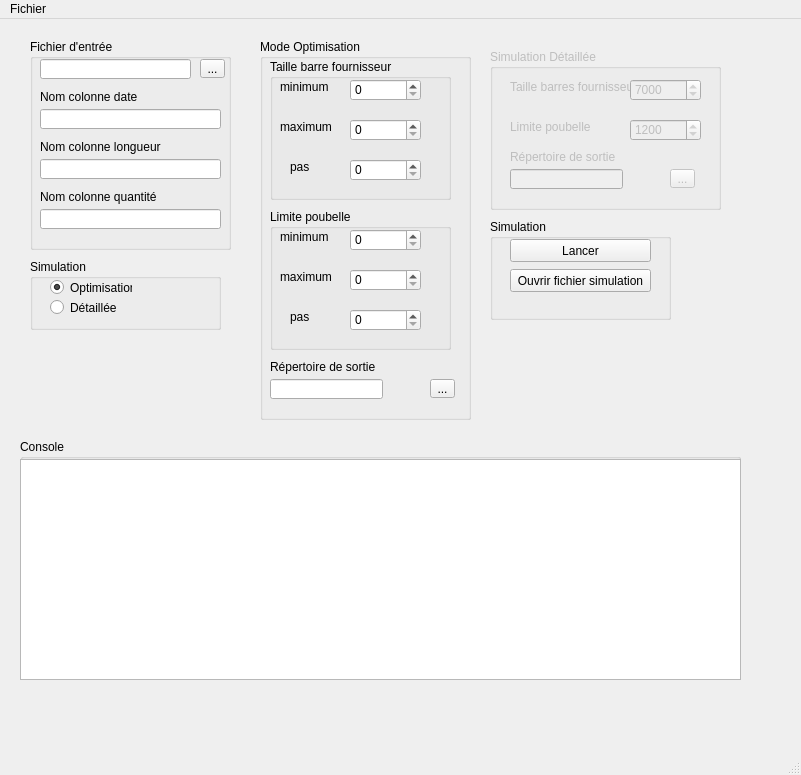
<?xml version="1.0" encoding="UTF-8"?>
<ui version="4.0">
 <class>MainWindow</class>
 <widget class="QMainWindow" name="MainWindow">
  <property name="geometry">
   <rect>
    <x>0</x>
    <y>0</y>
    <width>801</width>
    <height>775</height>
   </rect>
  </property>
  <property name="windowTitle">
   <string>BarSupplyOptimizer</string>
  </property>
  <widget class="QWidget" name="centralwidget">
   <widget class="QGroupBox" name="inputFileGroup">
    <property name="geometry">
     <rect>
      <x>30</x>
      <y>20</y>
      <width>201</width>
      <height>211</height>
     </rect>
    </property>
    <property name="title">
     <string>Fichier d'entrée</string>
    </property>
    <widget class="QToolButton" name="chooseInputFileButton">
     <property name="geometry">
      <rect>
       <x>170</x>
       <y>20</y>
       <width>25</width>
       <height>19</height>
      </rect>
     </property>
     <property name="text">
      <string>...</string>
     </property>
    </widget>
    <widget class="QLineEdit" name="inputCsvLineEdit">
     <property name="geometry">
      <rect>
       <x>10</x>
       <y>20</y>
       <width>151</width>
       <height>20</height>
      </rect>
     </property>
     <property name="readOnly">
      <bool>true</bool>
     </property>
    </widget>
    <widget class="QLabel" name="dateColumnLabel">
     <property name="geometry">
      <rect>
       <x>10</x>
       <y>50</y>
       <width>121</width>
       <height>16</height>
      </rect>
     </property>
     <property name="text">
      <string>Nom colonne date</string>
     </property>
    </widget>
    <widget class="QLineEdit" name="dateColumnLineEdit">
     <property name="geometry">
      <rect>
       <x>10</x>
       <y>70</y>
       <width>181</width>
       <height>20</height>
      </rect>
     </property>
    </widget>
    <widget class="QLineEdit" name="lengthColumnLineEdit">
     <property name="geometry">
      <rect>
       <x>10</x>
       <y>120</y>
       <width>181</width>
       <height>20</height>
      </rect>
     </property>
    </widget>
    <widget class="QLabel" name="lengthColumnLabel">
     <property name="geometry">
      <rect>
       <x>10</x>
       <y>100</y>
       <width>121</width>
       <height>16</height>
      </rect>
     </property>
     <property name="text">
      <string>Nom colonne longueur</string>
     </property>
    </widget>
    <widget class="QLabel" name="quantityColumnLabel">
     <property name="geometry">
      <rect>
       <x>10</x>
       <y>150</y>
       <width>121</width>
       <height>16</height>
      </rect>
     </property>
     <property name="text">
      <string>Nom colonne quantité</string>
     </property>
    </widget>
    <widget class="QLineEdit" name="quantityColumnLineEdit">
     <property name="geometry">
      <rect>
       <x>10</x>
       <y>170</y>
       <width>181</width>
       <height>20</height>
      </rect>
     </property>
    </widget>
   </widget>
   <widget class="QGroupBox" name="simulationGroup">
    <property name="geometry">
     <rect>
      <x>30</x>
      <y>240</y>
      <width>191</width>
      <height>71</height>
     </rect>
    </property>
    <property name="title">
     <string>Simulation</string>
    </property>
    <widget class="QRadioButton" name="detailedSimRadioButton">
     <property name="geometry">
      <rect>
       <x>20</x>
       <y>40</y>
       <width>82</width>
       <height>17</height>
      </rect>
     </property>
     <property name="text">
      <string>Détaillée</string>
     </property>
    </widget>
    <widget class="QRadioButton" name="optimizationRadioButton">
     <property name="geometry">
      <rect>
       <x>20</x>
       <y>20</y>
       <width>82</width>
       <height>17</height>
      </rect>
     </property>
     <property name="text">
      <string>Optimisation</string>
     </property>
     <property name="checked">
      <bool>true</bool>
     </property>
    </widget>
   </widget>
   <widget class="QGroupBox" name="detailedSimGroup">
    <property name="enabled">
     <bool>false</bool>
    </property>
    <property name="geometry">
     <rect>
      <x>490</x>
      <y>30</y>
      <width>231</width>
      <height>161</height>
     </rect>
    </property>
    <property name="title">
     <string>Simulation Détaillée</string>
    </property>
    <widget class="QLabel" name="supplierBarLengthLabel">
     <property name="geometry">
      <rect>
       <x>20</x>
       <y>30</y>
       <width>121</width>
       <height>16</height>
      </rect>
     </property>
     <property name="text">
      <string>Taille barres fournisseur</string>
     </property>
    </widget>
    <widget class="QSpinBox" name="supplierBarLengthSpinBox">
     <property name="geometry">
      <rect>
       <x>140</x>
       <y>30</y>
       <width>71</width>
       <height>22</height>
      </rect>
     </property>
     <property name="maximum">
      <number>99999</number>
     </property>
     <property name="value">
      <number>7000</number>
     </property>
    </widget>
    <widget class="QLabel" name="toTrashLabel">
     <property name="geometry">
      <rect>
       <x>20</x>
       <y>70</y>
       <width>121</width>
       <height>16</height>
      </rect>
     </property>
     <property name="text">
      <string>Limite poubelle</string>
     </property>
    </widget>
    <widget class="QSpinBox" name="toTrashSpinBox">
     <property name="geometry">
      <rect>
       <x>140</x>
       <y>70</y>
       <width>71</width>
       <height>22</height>
      </rect>
     </property>
     <property name="maximum">
      <number>99999</number>
     </property>
     <property name="value">
      <number>1200</number>
     </property>
    </widget>
    <widget class="QToolButton" name="chooseDetailedOutDirButton">
     <property name="geometry">
      <rect>
       <x>180</x>
       <y>120</y>
       <width>25</width>
       <height>19</height>
      </rect>
     </property>
     <property name="text">
      <string>...</string>
     </property>
    </widget>
    <widget class="QLineEdit" name="detailedDirLine">
     <property name="geometry">
      <rect>
       <x>20</x>
       <y>120</y>
       <width>113</width>
       <height>20</height>
      </rect>
     </property>
     <property name="readOnly">
      <bool>true</bool>
     </property>
    </widget>
    <widget class="QLabel" name="detailedOutDirLabel">
     <property name="geometry">
      <rect>
       <x>20</x>
       <y>100</y>
       <width>121</width>
       <height>16</height>
      </rect>
     </property>
     <property name="text">
      <string>Répertoire de sortie</string>
     </property>
    </widget>
   </widget>
   <widget class="QGroupBox" name="optimizationGroup">
    <property name="geometry">
     <rect>
      <x>260</x>
      <y>20</y>
      <width>211</width>
      <height>381</height>
     </rect>
    </property>
    <property name="title">
     <string>Mode Optimisation</string>
    </property>
    <widget class="QGroupBox" name="optimSupplierBarConfigGroup">
     <property name="geometry">
      <rect>
       <x>10</x>
       <y>20</y>
       <width>181</width>
       <height>141</height>
      </rect>
     </property>
     <property name="title">
      <string>Taille barre fournisseur</string>
     </property>
     <widget class="QSpinBox" name="supplierBarLengthMaxSpinBox">
      <property name="geometry">
       <rect>
        <x>80</x>
        <y>60</y>
        <width>71</width>
        <height>22</height>
       </rect>
      </property>
      <property name="maximum">
       <number>99999</number>
      </property>
      <property name="value">
       <number>0</number>
      </property>
     </widget>
     <widget class="QSpinBox" name="supplierBarLengthMinSpinBox">
      <property name="geometry">
       <rect>
        <x>80</x>
        <y>20</y>
        <width>71</width>
        <height>22</height>
       </rect>
      </property>
      <property name="acceptDrops">
       <bool>false</bool>
      </property>
      <property name="maximum">
       <number>99999</number>
      </property>
      <property name="value">
       <number>0</number>
      </property>
     </widget>
     <widget class="QSpinBox" name="supplierBarLengthStepSpinBox">
      <property name="geometry">
       <rect>
        <x>80</x>
        <y>100</y>
        <width>71</width>
        <height>22</height>
       </rect>
      </property>
      <property name="maximum">
       <number>99999</number>
      </property>
      <property name="value">
       <number>0</number>
      </property>
     </widget>
     <widget class="QLabel" name="supplierBarLengthMinLabel">
      <property name="geometry">
       <rect>
        <x>10</x>
        <y>20</y>
        <width>71</width>
        <height>16</height>
       </rect>
      </property>
      <property name="text">
       <string>minimum</string>
      </property>
     </widget>
     <widget class="QLabel" name="supplierBarLengthMaxLabel">
      <property name="geometry">
       <rect>
        <x>10</x>
        <y>60</y>
        <width>71</width>
        <height>16</height>
       </rect>
      </property>
      <property name="text">
       <string>maximum</string>
      </property>
     </widget>
     <widget class="QLabel" name="supplierBarLengthStepLabel">
      <property name="geometry">
       <rect>
        <x>20</x>
        <y>100</y>
        <width>51</width>
        <height>16</height>
       </rect>
      </property>
      <property name="text">
       <string>pas</string>
      </property>
     </widget>
    </widget>
    <widget class="QGroupBox" name="optimTrashConfigGroup">
     <property name="geometry">
      <rect>
       <x>10</x>
       <y>170</y>
       <width>181</width>
       <height>141</height>
      </rect>
     </property>
     <property name="title">
      <string>Limite poubelle</string>
     </property>
     <widget class="QSpinBox" name="toTrashMaxSpinBox">
      <property name="geometry">
       <rect>
        <x>80</x>
        <y>60</y>
        <width>71</width>
        <height>22</height>
       </rect>
      </property>
      <property name="maximum">
       <number>99999</number>
      </property>
      <property name="value">
       <number>0</number>
      </property>
     </widget>
     <widget class="QSpinBox" name="toTrashMinSpinBox">
      <property name="geometry">
       <rect>
        <x>80</x>
        <y>20</y>
        <width>71</width>
        <height>22</height>
       </rect>
      </property>
      <property name="maximum">
       <number>99999</number>
      </property>
      <property name="value">
       <number>0</number>
      </property>
     </widget>
     <widget class="QSpinBox" name="toTrashStepSpinBox">
      <property name="geometry">
       <rect>
        <x>80</x>
        <y>100</y>
        <width>71</width>
        <height>22</height>
       </rect>
      </property>
      <property name="maximum">
       <number>99999</number>
      </property>
      <property name="value">
       <number>0</number>
      </property>
     </widget>
     <widget class="QLabel" name="toTrashMinLabel">
      <property name="geometry">
       <rect>
        <x>10</x>
        <y>20</y>
        <width>61</width>
        <height>16</height>
       </rect>
      </property>
      <property name="text">
       <string>minimum</string>
      </property>
     </widget>
     <widget class="QLabel" name="toTrashMaxLabel">
      <property name="geometry">
       <rect>
        <x>10</x>
        <y>60</y>
        <width>71</width>
        <height>16</height>
       </rect>
      </property>
      <property name="text">
       <string>maximum</string>
      </property>
     </widget>
     <widget class="QLabel" name="toTrashStepLabel">
      <property name="geometry">
       <rect>
        <x>20</x>
        <y>100</y>
        <width>61</width>
        <height>16</height>
       </rect>
      </property>
      <property name="text">
       <string>pas</string>
      </property>
     </widget>
    </widget>
    <widget class="QToolButton" name="chooseOutputDirButton">
     <property name="geometry">
      <rect>
       <x>170</x>
       <y>340</y>
       <width>25</width>
       <height>19</height>
      </rect>
     </property>
     <property name="text">
      <string>...</string>
     </property>
    </widget>
    <widget class="QLabel" name="outputDirLabel">
     <property name="geometry">
      <rect>
       <x>10</x>
       <y>320</y>
       <width>121</width>
       <height>16</height>
      </rect>
     </property>
     <property name="text">
      <string>Répertoire de sortie</string>
     </property>
    </widget>
    <widget class="QLineEdit" name="outputDirLineEdit">
     <property name="geometry">
      <rect>
       <x>10</x>
       <y>340</y>
       <width>113</width>
       <height>20</height>
      </rect>
     </property>
     <property name="readOnly">
      <bool>true</bool>
     </property>
    </widget>
   </widget>
   <widget class="QGroupBox" name="commandsGroup">
    <property name="geometry">
     <rect>
      <x>490</x>
      <y>200</y>
      <width>181</width>
      <height>101</height>
     </rect>
    </property>
    <property name="title">
     <string>Simulation</string>
    </property>
    <widget class="QPushButton" name="launchButton">
     <property name="geometry">
      <rect>
       <x>20</x>
       <y>20</y>
       <width>141</width>
       <height>23</height>
      </rect>
     </property>
     <property name="text">
      <string>Lancer</string>
     </property>
    </widget>
    <widget class="QPushButton" name="openLogButton">
     <property name="geometry">
      <rect>
       <x>20</x>
       <y>50</y>
       <width>141</width>
       <height>23</height>
      </rect>
     </property>
     <property name="text">
      <string>Ouvrir fichier simulation</string>
     </property>
    </widget>
   </widget>
   <widget class="QGroupBox" name="consoleGroup">
    <property name="geometry">
     <rect>
      <x>20</x>
      <y>420</y>
      <width>721</width>
      <height>241</height>
     </rect>
    </property>
    <property name="title">
     <string>Console</string>
    </property>
    <widget class="QPlainTextEdit" name="console">
     <property name="geometry">
      <rect>
       <x>0</x>
       <y>20</y>
       <width>721</width>
       <height>221</height>
      </rect>
     </property>
    </widget>
   </widget>
  </widget>
  <widget class="QMenuBar" name="menubar">
   <property name="enabled">
    <bool>true</bool>
   </property>
   <property name="geometry">
    <rect>
     <x>0</x>
     <y>0</y>
     <width>801</width>
     <height>21</height>
    </rect>
   </property>
   <widget class="QMenu" name="fileMenu">
    <property name="title">
     <string>Fichier</string>
    </property>
    <addaction name="openSettingsAction"/>
    <addaction name="saveSettingsAction"/>
   </widget>
   <addaction name="fileMenu"/>
  </widget>
  <widget class="QStatusBar" name="statusbar">
   <property name="enabled">
    <bool>false</bool>
   </property>
  </widget>
  <action name="openSettingsAction">
   <property name="text">
    <string>Ouvrir configuration...</string>
   </property>
   <property name="shortcut">
    <string>Ctrl+O</string>
   </property>
  </action>
  <action name="saveSettingsAction">
   <property name="text">
    <string>Sauvegarder configuration...</string>
   </property>
   <property name="shortcut">
    <string>Ctrl+S</string>
   </property>
  </action>
 </widget>
 <resources/>
 <connections>
  <connection>
   <sender>detailedSimRadioButton</sender>
   <signal>toggled(bool)</signal>
   <receiver>detailedSimGroup</receiver>
   <slot>setEnabled(bool)</slot>
   <hints>
    <hint type="sourcelabel">
     <x>84</x>
     <y>311</y>
    </hint>
    <hint type="destinationlabel">
     <x>531</x>
     <y>75</y>
    </hint>
   </hints>
  </connection>
  <connection>
   <sender>optimizationRadioButton</sender>
   <signal>toggled(bool)</signal>
   <receiver>optimizationGroup</receiver>
   <slot>setEnabled(bool)</slot>
   <hints>
    <hint type="sourcelabel">
     <x>119</x>
     <y>291</y>
    </hint>
    <hint type="destinationlabel">
     <x>260</x>
     <y>182</y>
    </hint>
   </hints>
  </connection>
 </connections>
</ui>
